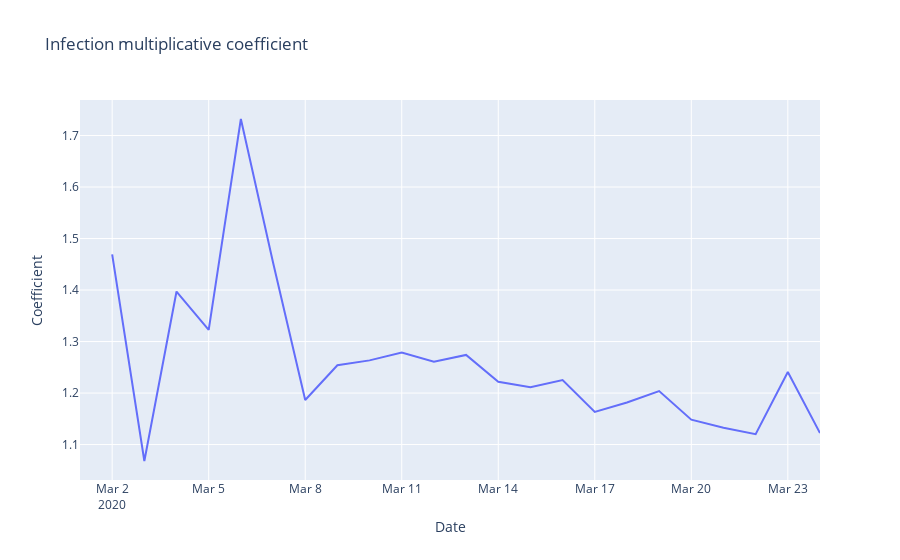

Notebook source saved alongside this figure:
### Code cell
fig = go.Figure(data=go.Line(x=df_fr.Date, y=df_fr.Coeff))
fig.update_layout(title='Infection multiplicative coefficient',
                   xaxis_title='Date',
                   yaxis_title='Coefficient')
fig.show()

### Figure 1 — Plotly figure (JSON) as saved in the notebook; plotly's stock layout.template omitted (floating-point values rounded to 4 significant figures)
{"data": [{"type": "scatter", "x": ["2020-03-01T00:00:00", "2020-03-02T00:00:00", "2020-03-03T00:00:00", "2020-03-04T00:00:00", "2020-03-05T00:00:00", "2020-03-06T00:00:00", "2020-03-07T00:00:00", "2020-03-08T00:00:00", "2020-03-09T00:00:00", "2020-03-10T00:00:00", "2020-03-11T00:00:00", "2020-03-12T00:00:00", "2020-03-13T00:00:00", "2020-03-14T00:00:00", "2020-03-15T00:00:00", "2020-03-16T00:00:00", "2020-03-17T00:00:00", "2020-03-18T00:00:00", "2020-03-19T00:00:00", "2020-03-20T00:00:00", "2020-03-21T00:00:00", "2020-03-22T00:00:00", "2020-03-23T00:00:00", "2020-03-24T00:00:00"], "y": [null, 1.469, 1.068, 1.397, 1.323, 1.732, 1.453, 1.187, 1.254, 1.263, 1.279, 1.261, 1.274, 1.222, 1.211, 1.225, 1.163, 1.182, 1.204, 1.148, 1.133, 1.12, 1.241, 1.122]}], "layout": {"title": {"text": "Infection multiplicative coefficient"}, "xaxis": {"title": {"text": "Date"}}, "yaxis": {"title": {"text": "Coefficient"}}}}
